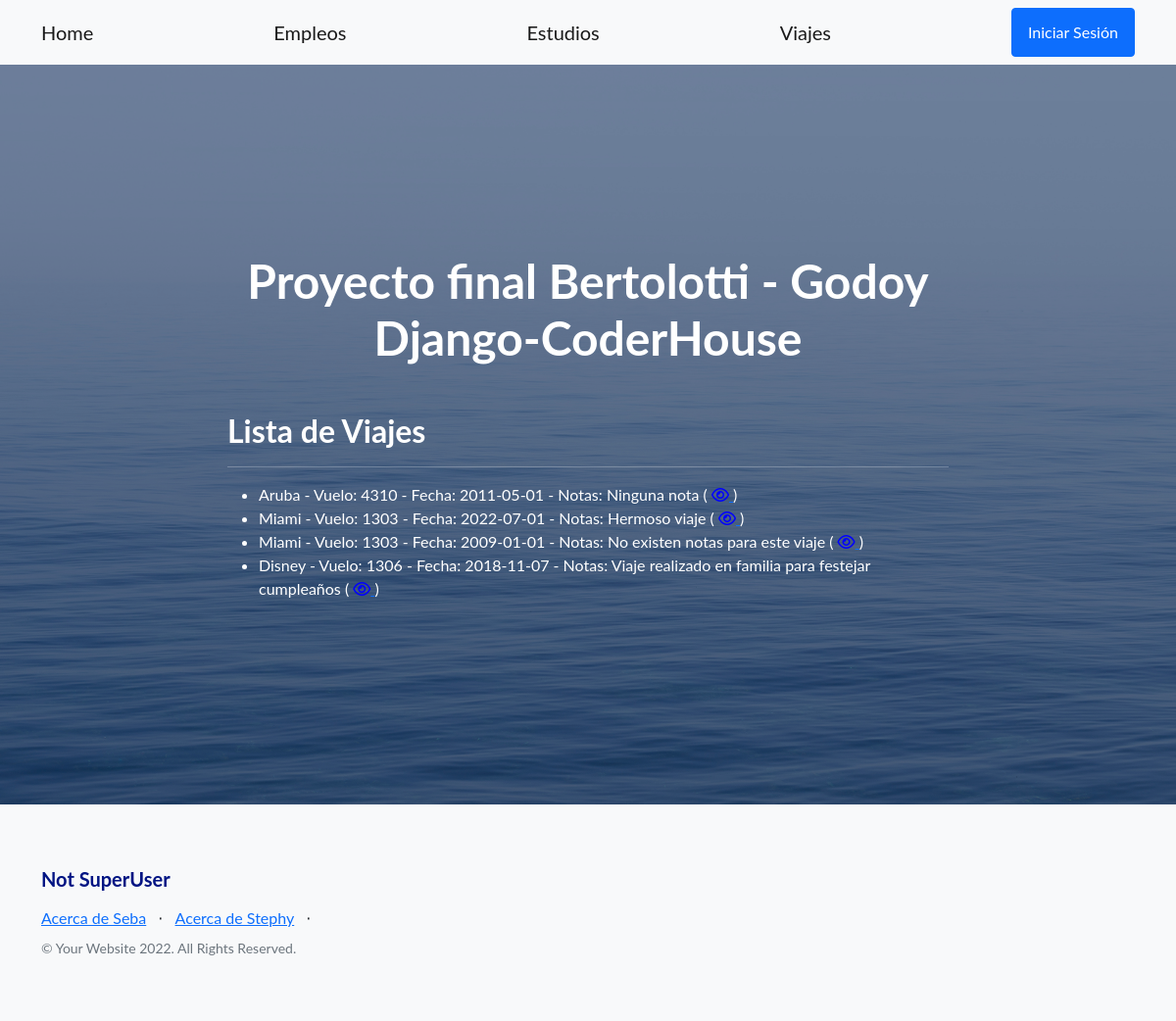
The page /viaje/viajes on the database its author committed.
### viaje/models.py (models this page shows)
class Viaje(models.Model):
    destino = models.CharField(max_length=40)
    nro_vuelo = models.IntegerField()
    fecha = models.DateField()
    notas = models.CharField(max_length=200)
    def __str__(self):
        return f'{self.destino}  - Vuelo: {self.nro_vuelo} - Fecha: {self.fecha} - Notas: {self.notas}'

### viaje/views.py (the view)
# urls.py: path('viajes', views.ViajeListView.as_view(), name='viaje-list'),
class ViajeListView(ListView):
    model = Viaje
    template_name = "viaje/viaje_list.html"

### viaje/templates/viaje/viaje_list.html (shortened to what this page needs)
{% extends "home/index.html" %}
{% load static %}
{% block FinalProject_content %}
<h2>Lista de Viajes</h2>
<hr></hr>
<ul>
    {% for viaje in viaje_list %}
    <li>
        {{viaje}}
        (
            <a href="{% url 'viaje:viaje-detail' viaje.id %}">
                <i class="fa fa-eye" style="color: rgb(0, 0, 255);"> </i>
            </a>
        )
    </li>
    {% endfor %}
</ul>
{% endblock %}

### rows shown on the page
Viaje: destino+nro_vuelo+fecha "Aruba - Vuelo: 4310 - Fecha: 2011-05-01 - Notas: Ninguna nota"
Viaje: destino+nro_vuelo+fecha "Miami - Vuelo: 1303 - Fecha: 2022-07-01 - Notas: Hermoso viaje"
Viaje: destino+nro_vuelo+fecha "Miami - Vuelo: 1303 - Fecha: 2009-01-01 - Notas: No existen notas para este viaje"
Viaje: destino+nro_vuelo+fecha "Disney - Vuelo: 1306 - Fecha: 2018-11-07 - Notas: Viaje realizado en familia para festejar cumpleaños"
